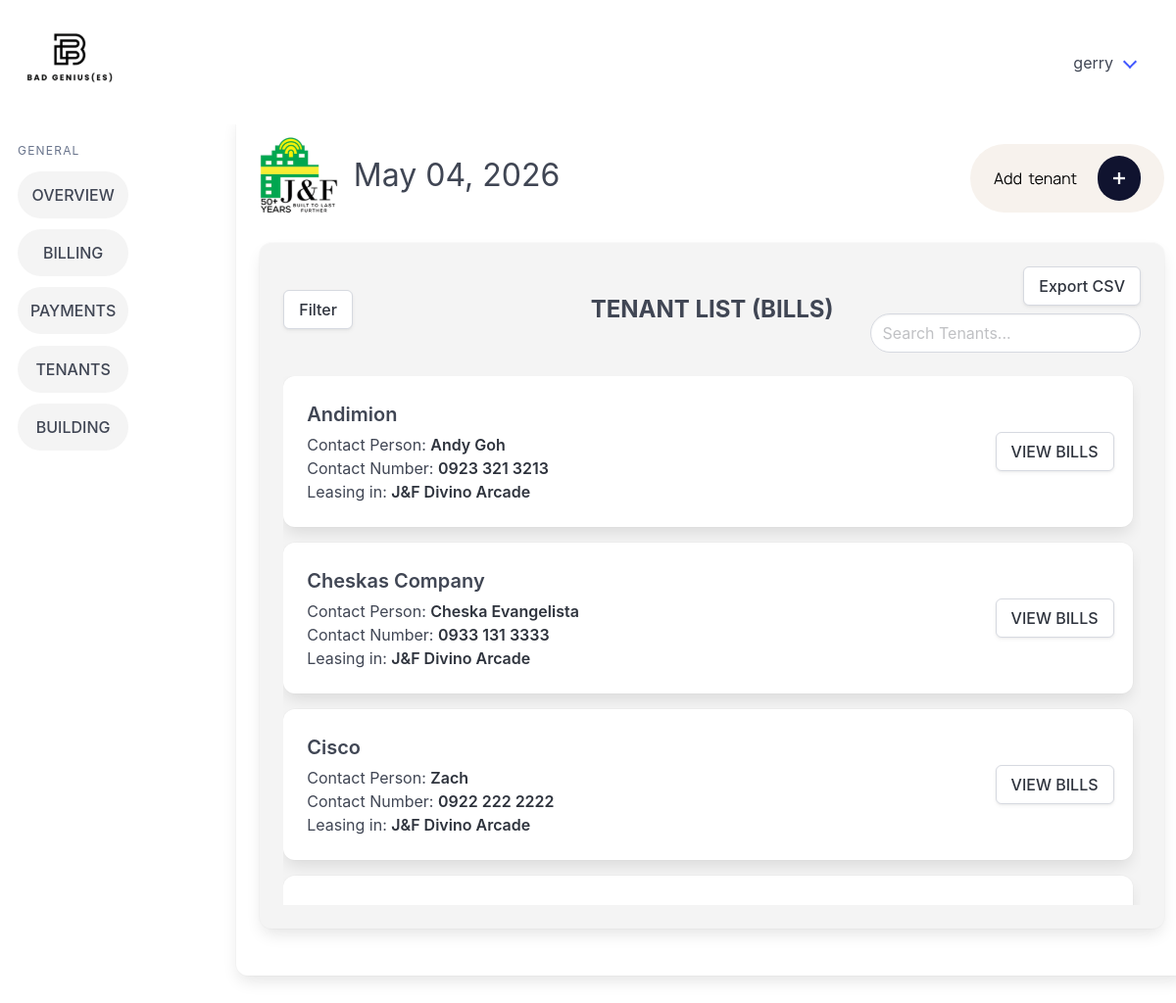
/billing_records_main/ (signed in), run on the app's committed database.
### billingApp/models.py (models this page shows, shortened)
class Tenant(models.Model):
    companyName = models.CharField(max_length=100, null=True, blank=True)
    contactPerson = models.CharField(max_length=100)
    phoneNumber = models.CharField(max_length=12)
    email = models.CharField(max_length=50)
    carryover_balance = models.DecimalField(max_digits=12, decimal_places=2, default=Decimal('0.00'))
    modified_by = models.ForeignKey("Account", on_delete=models.SET_NULL, null=True, blank=True, related_name="+")
    modified_at = models.DateTimeField(auto_now=True, null=True, blank=True)
    objects = models.Manager

class Building(models.Model):
    buildingName = models.CharField(max_length=26, unique=True)
    signageCapacity = models.IntegerField(default=0)
    parkingCapacity = models.IntegerField(default=0)
    buildingAddress = models.CharField(max_length=50)
    modified_by = models.ForeignKey("Account", on_delete=models.SET_NULL, null=True, blank=True, related_name="+")
    modified_at = models.DateTimeField(auto_now=True, null=True, blank=True)
    objects = models.Manager

### billingApp/views.py (the view)
# urls.py: path('billing_records_main/', views.billing_records_main, name='billing_records_main'),
@login_required
def billing_records_main(request):
    building_filter = request.GET.get("building")
    lease_status_filter = request.GET.get("lease_status")
    tenants = Tenant.objects.all().order_by('companyName', 'contactPerson')
    leases = Lease.objects.all()
    active_leases = Lease.objects.filter(
        pastLease=False
    ).select_related('tenantName', 'buildingName')
    if building_filter:
        tenants = tenants.filter(
            lease__buildingName_id=building_filter,
            lease__pastLease=False
        ).distinct()
    if lease_status_filter == "active":
        tenants = tenants.filter(lease__pastLease=False).distinct()
    elif lease_status_filter == "none":
        tenants = tenants.exclude(lease__pastLease=False).distinct()
    lease_by_tenant_id = {lease.tenantName_id: lease for lease in active_leases}
    for t in tenants:
        if not (t.companyName or "").strip():
            t.companyName_display = t.contactPerson
        else:
            t.companyName_display = t.companyName
        lease = lease_by_tenant_id.get(t.id)
        if lease:
            t.buildingName_display = lease.buildingName.buildingName
        else:
            t.buildingName_display = "No active lease"
    buildings = Building.objects.all()
    date_today = get_date_today()
    return render(
        request,
        'billingApp/billing_records_main.html',
        {
            'tenants': tenants,
            'leases': leases,
            'buildings': buildings,
            'selected_building': building_filter,
            'selected_lease_status': lease_status_filter,
            'date_today': date_today
        }
    )

### billingApp/views.py (called while the page is built)
def get_date_today():
    from datetime import datetime
    return datetime.now().strftime("%B %d, %Y")

### billingApp/templates/billingApp/billing_records_main.html (shortened to what this page needs)
{% extends 'billingApp/base.html' %} {% load static %} {% block content %}
<div class="column is-3 pt-5 has-text-right">
  <a href="{% url 'add_tenant' %}">
  </a>
</div>
</div>
<div class="columns">
  <div class="column">
    <div class="card card2 tenant-panel">
      <div class="card-content tenant-panel-content">
        <div class="columns is-vcentered">
          <div class="column">
            <div class="dropdown" id="filterDropdown">
              <div class="dropdown-trigger">
                <button class="button" onclick="toggleFilter()" type="button">
                  Filter
                </button>
              </div>
            </div>
          </div>
          <div class="column">
            <h1 class="is-size-4 has-text-weight-bold has-text-centered">TENANT LIST (BILLS)</h1>
          </div>
          <div class="column has-text-right">
            <a href="{% url 'export_bills_report' %}?{{ request.GET.urlencode }}" class="button mb-2">Export CSV</a>
            <input id="searchInput" type="text" class="input searchInput" placeholder="Search Tenants..." />
          </div>
        </div>
        <div class="tenant-list-scroll">
          {% for t in tenants %}
          <div class="card mb-4">
            <div class="card-content">
              <div class="columns is-multiline is-vcentered">
                <div class="column">
                  <h2 class="is-size-5 has-text-weight-semibold mb-1">{{ t.companyName_display }}</h2>
                  <p class="is-size-6 has-text-weight-normal">
                    Contact Person: <strong>{{ t.contactPerson }}</strong>
                  </p>
                  <p class="is-size-6 has-text-weight-normal">
                    Contact Number: <strong>{{ t.phoneNumber }}</strong>
                  </p>
                  <p class="is-size-6 has-text-weight-normal">
                    Leasing in: <strong class="building-name">{{ t.buildingName_display }}</strong>
                  </p>
                </div>
                <div class="column is-2 has-text-right">
                  <a href="{% url 'view_bills' pk=t.pk %}" class="button">VIEW BILLS</a>
                </div>
              </div>
            </div>
          </div>
          {% endfor %}
        </div>
      </div>
    </div>
  </div>
</div>
{% endblock %}

### billingApp/templates/billingApp/base.html (shortened to what this page needs)
{% load static %}
<!doctype html>
<html lang="en">
  <head>
    <link rel="stylesheet" href="{% static 'billingApp/css/style.css' %}" />
    <link rel="stylesheet" href="https://cdn.jsdelivr.net/npm/bulma@1.0.4/css/bulma.min.css" />
  </head>
  <body>
    <nav class="navbar p-5" role="navigation" aria-label="main navigation">
      <div class="navbar-brand">
        <a class="" href="{% url 'home_page' %}">
        </a>
      </div>
      <div id="navbarBasicExample" class="navbar-menu">
        <div class="navbar-end">
          <div class="navbar-item has-dropdown is-hoverable">
            <a class="navbar-link">{{ user.username }}</a>
          </div>
        </div>
      </div>
    </nav>
    <div class="columns">
      <aside class="menu">
        <p class="menu-label">General</p>
        <ul class="menu-list">
          <li><a href="{% url 'home_page' %}" class="sidebarItems button is-light is-rounded is-fullwidth">OVERVIEW</a></li>
          <li><a href="{% url 'billing_records_main' %}" class="sidebarItems button is-light is-rounded is-fullwidth">BILLING</a></li>
          <li><a href="{% url 'payments_main' %}" class="sidebarItems button is-light is-rounded is-fullwidth">PAYMENTS</a></li>
          <li><a href="{% url 'tenants_main' %}" class="sidebarItems button is-light is-rounded is-fullwidth">TENANTS</a></li>
          <li><a href="{% url 'buildings_main' %}" class="sidebarItems button is-light is-rounded is-fullwidth">BUILDING</a></li>
        </ul>
      </aside>
      {% block logo %}
      <div class="card card1">
        <div class="card-content">
          <div class="columns is-4">
            <div class="column is-1">
            </div>
            <div class="column">
              <h1 class="is-size-3 pt-4 pl-4">{{ date_today }}</h1>
            </div>
    {% endblock %} {% block content %} {% endblock %}
  </body>
</html>

### billingApp/static/billingApp/css/style.css (style rules this page uses)
.menu { position: sticky; display: inline-block; vertical-align: top; max-height: 100vh; overflow-y: auto; width: 200px; top: 0; bottom: 0; padding: 30px; }
.menu .menu-list li { margin-bottom: 0.7rem; }
.menu .menu-list li a { padding: 0.75rem 0.9rem; }
.card2 { background-color: #f4f4f4 !important; max-height: 700px !important; min-height: 500px !important; }
.card1 { margin-left: 80px !important; width: 1200px !important; }
.tenant-panel { height: calc(100vh - 220px); }
.tenant-panel-content { height: 100%; display: flex; flex-direction: column; }
.tenant-list-scroll { flex: 1; overflow-y: auto; padding-right: 8px; }
.searchInput { border-radius: 30px !important; }
.sidebarItems { background-color: #f4f4f4 !important; }

### data on the page
Tenant: companyName_display "Andimion", contactPerson "Andy Goh", phoneNumber "0923 321 3213", buildingName_display "J&F Divino Arcade"
Tenant: companyName_display "Cheskas Company", contactPerson "Cheska Evangelista", phoneNumber "0933 131 3333", buildingName_display "J&F Divino Arcade"
Tenant: companyName_display "Cisco", contactPerson "Zach", phoneNumber "0922 222 2222", buildingName_display "J&F Divino Arcade"

### other printed values
{{ user.username }} "gerry"
{{ date_today }} "May 04, 2026"
